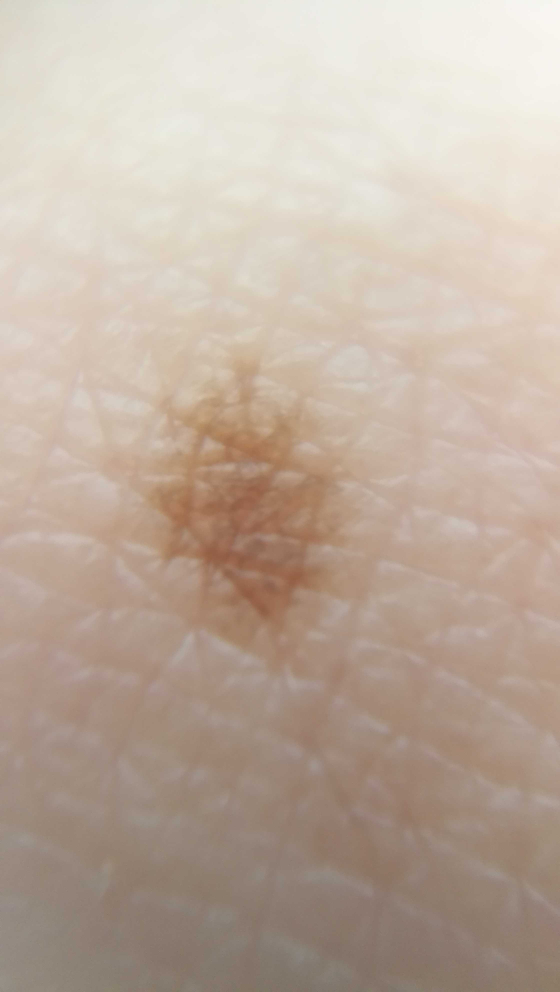
#> input picture difference_finder/mole1.jpg, 2240 x 3968 px (shown at 1/4 size)
$ python -i image_processing.py   (imports and definitions only)   (Python 2 division)
#> lines starting #> are read from the running program, lines starting #| are printed output that depends on the picture; after the words box and inside, x2 and y2 are one past the last pixel; in counts of white or black regions, pixels touching at a corner belong together
from time import time
import numpy as np
import cv2

def enhance_lighting(image):

    if len(image.shape) > 2:
        image = cv2.cvtColor(image, cv2.COLOR_BGR2GRAY)

    height = image.shape[0]
    length = image.shape[1]

    cnt_height = height >> 1
    cnt_length = length >> 1

    def center_dist(x, y):

        # Return Euclidean distance of point to the center

        return int(pow(pow(x - cnt_height, 2) + pow(y - cnt_length, 2), 0.5))

    POWER = 1.3

    for y in xrange(height):
        for x in xrange(length):
            # 0 - Black
            # 255 - White
            image[y, x] = min(255, int(pow(max(0, image[y, x] - 60 + center_dist(y, x)), POWER)))

    return image


def get_mole(img1, img2, points = 4):

    """
    Gets key points describing the mole
    """

    detector = cv2.FeatureDetector_create("SURF")
    descriptor = cv2.DescriptorExtractor_create("BRIEF")
    matcher = cv2.DescriptorMatcher_create("BruteForce-Hamming")

    # detect keypoints
    kp1 = detector.detect(img1)
    kp2 = detector.detect(img2)

    # descriptors
    k1, d1 = descriptor.compute(img1, kp1)
    k2, d2 = descriptor.compute(img2, kp2)

    # match the keypoints
    matches = matcher.match(d1, d2)

    matches.sort(key = lambda i: i.distance)

    key_a = []
    key_b = []

    for mat in matches[:points if points < 20 else len(matches)]:
        key_a.append(kp1[mat.queryIdx].pt)
        key_b.append(kp2[mat.trainIdx].pt)

    return key_a, key_b

def process_image(image):

    # Resize Image

    scale = 10
#> scale = 10
    frame = cv2.resize(image, (image.shape[1] / scale, image.shape[0] / scale))
#> image is the input picture: shape (3968, 2240, 3); mean B, G, R 159.7, 173.7, 190.8

    width = frame.shape[1]
#> width = 224
    length = frame.shape[0]
#> length = 396

    # Normalize Light Conditions
    FRAME = cv2.cvtColor(frame, cv2.COLOR_BGR2YUV)
#> FRAME: shape (396, 224, 3); mean of channels 0, 1, 2 177.2, 119.6, 139.8
    FRAME[:, :, 0] = cv2.equalizeHist(FRAME[:, :, 0])
#> FRAME: shape (396, 224, 3); mean of channels 0, 1, 2 129.4, 119.6, 139.8
    frame = cv2.cvtColor(FRAME, cv2.COLOR_YUV2BGR)

    # Isolate Mole
    frame = enhance_lighting(frame)
#> after the loop in enhance_lighting, `for y in xrange(height):`:
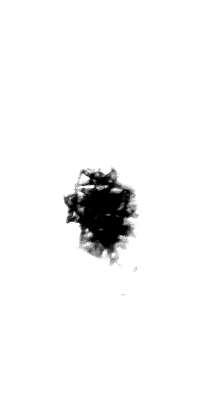
#> image: shape (396, 224); min 0, max 255, mean 245


    # Convert to simpler Black or White Image
    frame = cv2.adaptiveThreshold(frame, 255, cv2.ADAPTIVE_THRESH_GAUSSIAN_C, cv2.THRESH_BINARY_INV, width >> 1 | 1, 2)
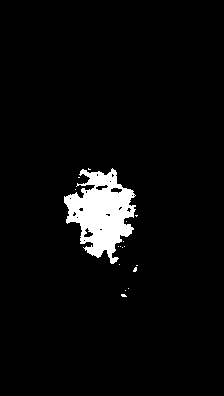
#> frame: shape (396, 224); 4.4% white; 17 white regions (16 under 20 px)

    # Fill in all the visual artifacts (Smaller spots)

    contours, _ = cv2.findContours(frame.copy(), cv2.RETR_EXTERNAL, cv2.CHAIN_APPROX_SIMPLE)
#> contours = 17 contours, 16 with area under 20; largest, box (x1, y1, x2, y2) and area: (64, 168, 136, 264) 3768

    mole = max(contours, key = lambda c: cv2.contourArea(c))
#> mole = contour of 269 points, box (x1, y1, x2, y2) (64, 168, 136, 264), area 3768

    for x in xrange(length):
        for y in xrange(width):
            if frame[x, y] == 255:
                if cv2.pointPolygonTest(mole, (y, x), False) == -1:
                    frame[x, y] = 0
#> frame: shape (396, 224); 4.3% white; 1 white region, box (x1, y1, x2, y2) and area: (64, 168, 136, 264) 3813

    return frame

# [54 lines left out: functions fix_alignment, get_difference, draw_points, not called in this run]

def save_image(image, filename):
    cv2.imwrite(filename, image)
    cv2.destroyAllWindows()


def main():
    t0 = time()

    FRAME_A = process_image(cv2.imread('mole1.jpg'))

    FRAME_B = process_image(cv2.imread('mole.jpg'))
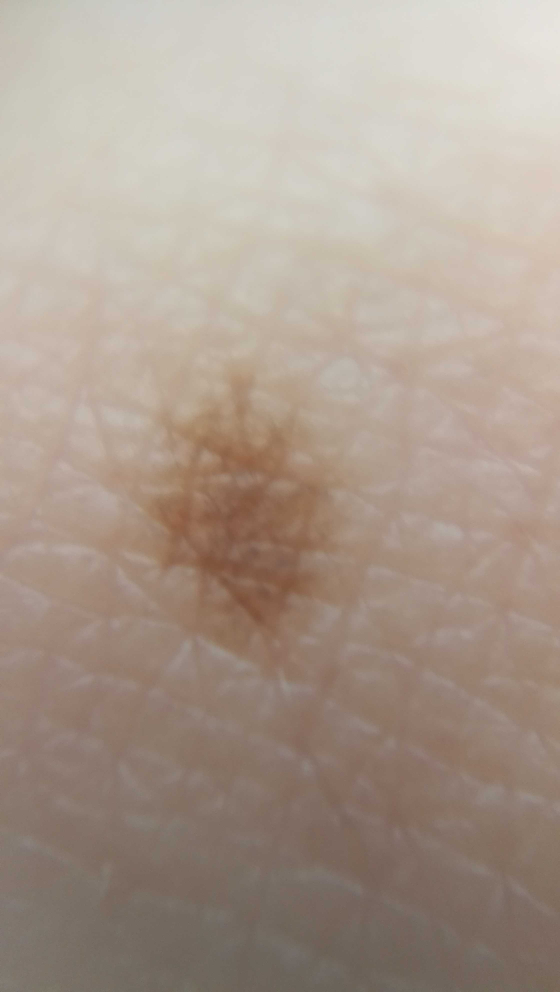
#> input picture difference_finder/mole.jpg, 2240 x 3968 px (shown at 1/4 size)
#> in process_image, image is the input picture: shape (3968, 2240, 3); mean B, G, R 142.2, 154.6, 170
#> in process_image (call 2), `FRAME = cv2.cvtColor(frame, cv2.COLOR_BGR2YUV)`: FRAME: shape (396, 224, 3); mean of channels 0, 1, 2 157.7, 120.5, 138.7
#> in process_image (call 2), `FRAME[:, :, 0] = cv2.equalizeHist(FRAME[:, :, 0])`: FRAME: shape (396, 224, 3); mean of channels 0, 1, 2 129.5, 120.5, 138.7
#> in process_image (call 2), `frame = cv2.cvtColor(FRAME, cv2.COLOR_YUV2BGR)`:
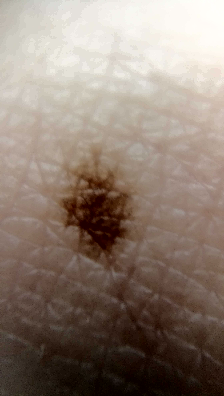
#> frame: shape (396, 224, 3); mean B, G, R 115, 126.2, 141.7
#> in enhance_lighting (call 2), `image = cv2.cvtColor(image, cv2.COLOR_BGR2GRAY)`:
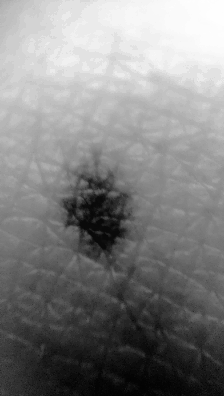
#> image: shape (396, 224); min 2, max 255, mean 129.6
#> after the loop in enhance_lighting (call 2), `for y in xrange(height):`:
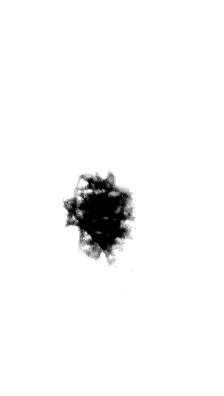
#> image: shape (396, 224); min 0, max 255, mean 246.1
#> in process_image (call 2), `frame = cv2.adaptiveThreshold(frame, 255, cv2.ADAPTIVE_THRESH_GAUSSIAN..`:
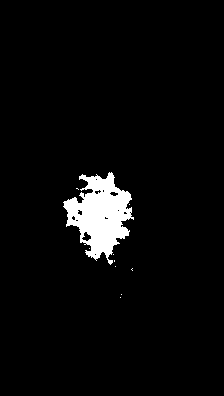
#> frame: shape (396, 224); 4% white; 10 white regions (9 under 20 px)
#> in process_image (call 2), `contours, _ = cv2.findContours(frame.copy(), cv2.RETR_EXTERNAL, cv2.CH..`: contours = 10 contours, 9 with area under 20; largest, box (x1, y1, x2, y2) and area: (63, 172, 134, 265) 3426
#> in process_image (call 2), `mole = max(contours, key = lambda c: cv2.contourArea(c))`: mole = contour of 269 points, box (x1, y1, x2, y2) (63, 172, 134, 265), area 3426
#> after the loop in process_image (call 2), `for x in xrange(length):`: frame: shape (396, 224); 3.9% white; 1 white region, box (x1, y1, x2, y2) and area: (63, 172, 134, 265) 3502

    key_a, key_b = get_mole(FRAME_A, FRAME_B, 11)

    fixed_img = fix_alignment(FRAME_A, key_a, key_b)

    save_image(fixed_img, "output1.jpg")
    save_image(FRAME_B, "output2.jpg")

    # [10 lines of commented-out code are left out]

    print("TIME: %.5f" % (time() - t0))

    return get_difference(fixed_img, FRAME_B)

#> (the run stopped early here; a loop or call above may not have finished)
